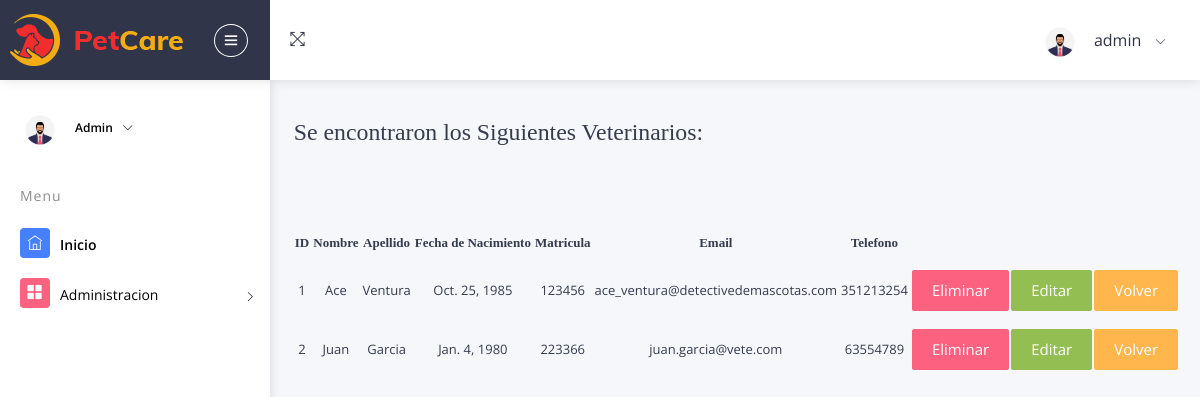
Screenshot of /AppVet/busquedaVeteAll/ (signed in) with the database file from the repository.
### AppVet/models.py (models this page shows, shortened)
class DatosVeterinarios(models.Model):
    nombreVet = models.CharField(max_length=30)
    apellidoVet = models.CharField(max_length=30)
    fechaNacimientoVet = models.DateField()
    matriculaVet = models.IntegerField()
    emailVet = models.EmailField(max_length=254)
    telefonoVet = models.IntegerField()

### AppVet/views.py (the view)
# urls.py: path('busquedaVeteAll/', views.busquedaVeteAll, name="busquedaVeteAll"),
@ login_required
def busquedaVeteAll(request):
    veterinarios = DatosVeterinarios.objects.all()
    return render(request, "AppVet/App/Veterinario/busqueda_veterinarioall.html", {"username": obtenerUser(request), "veterinarios": veterinarios, "avatar": obtenerAvatar(request)})

### AppVet/views.py (called while the page is built)
@ login_required
def obtenerAvatar(request):
    lista = Avatar.objects.filter(user=request.user)
    if len(lista) != 0:
        imagen = lista[0].imagen.url
    else:
        imagen = "/media/avatares/avatarpordefecto.png"
    return imagen

@ login_required
def obtenerUser(request):
    username = request.user.username
    return username

### AppVet/templates/AppVet/App/Veterinario/busqueda_veterinarioall.html (shortened to what this page needs)
{% extends "AppVet/App/app_admin.html" %} {% load static %}  {% block contenido_que_cambia %}
<h2 style="font-family: cursive">
  Se encontraron los Siguientes Veterinarios:
</h2>
<br />
{% if veterinarios %}
<table>
  <tr>
    <h3>
      <th width="20px" style="font-family: cursive">
        <p align="center">ID</p>
      </th>
      <th width="20px"><p align="center"></p></th>
      <th width="30" style="font-family: cursive">
        <p align="center">Nombre</p>
      </th>
      <th width="20px"><p align="center"></p></th>
      <th width="30" style="font-family: cursive">
        <p align="center">Apellido</p>
      </th>
      <th width="20px"><p align="center"></p></th>
      <th width="20" style="font-family: cursive">
        <p align="center">Fecha de Nacimiento</p>
      </th>
      <th width="20px"><p align="center"></p></th>
      <th width="10" style="font-family: cursive">
        <p align="center">Matricula</p>
      </th>
      <th width="20px"><p align="center"></p></th>
      <th width="50" style="font-family: cursive">
        <p align="center">Email</p>
      </th>
      <th width="20px"><p align="center"></p></th>
      <th width="10" style="font-family: cursive">
        <p align="center">Telefono</p>
      </th>
      <th width="20px"><p align="center"></p></th>
      <th width="10">
      </th>
      <th width="10">
      </th>
    </h3>
  </tr>
  {% for veterinario in veterinarios %}
  <tr>
    <h3>
      <td width="20"><p align="center">{{veterinario.id}}</p></td>
      <th width="20px"><p align="center"></p></th>
      <td width="50"><p align="center">{{veterinario.nombreVet}}</p></td>
      <th width="20px"><p align="center"></p></th>
      <td width="50"><p align="center">{{veterinario.apellidoVet}}</p></td>
      <th width="20px"><p align="center"></p></th>
      <td width="50">
        <p align="center">{{veterinario.fechaNacimientoVet}}</p>
      </td>
      <th width="20px"><p align="center"></p></th>
      <td width="50"><p align="center">{{veterinario.matriculaVet}}</p></td>
      <th width="20px"><p align="center"></p></th>
      <td width="50"><p align="center">{{veterinario.emailVet}}</p></td>
      <th width="20px"><p align="center"></p></th>
      <td width="50"><p align="center">{{veterinario.telefonoVet}}</p></td>
      <th width="20px"><p align="center"></p></th>
    </h3>
    <td width="50">
      <p align="center">
        <a
          class="btn btn-danger"
          href="{% url 'eliminarVeterinario' veterinario.id %}"
        >
          Eliminar
        </a>
      </p>
    </td>
    <td width="50">
      <p align="center">
        <a
          class="btn btn-success"
          href="{% url 'modificarVeterinario' veterinario.id %}"
        >
          Editar
        </a>
      </p>
    </td>
    <td width="50">
      <p align="center">
        <a class="btn btn-warning" href="{% url 'inicioVete' %}">Volver</a>
      </p>
    </td>
  </tr>
  <br />
  {% endfor %} {% else %}
  <p>No se encontraron Veterinarios</p>
  {% endif %} {% endblock %}

### AppVet/templates/AppVet/App/app_admin.html (shortened to what this page needs)
<!DOCTYPE html>
<html lang="en">
  <head>
    {% load static %}
    <link
      rel="stylesheet"
      type="text/css"
      href="{% static 'App/assets/css/bootstrap/css/bootstrap.min.css' %}"
    />
    <link
      rel="stylesheet"
      type="text/css"
      href="{% static 'App/assets/icon/themify-icons/themify-icons.css' %}"
    />
    <link
      rel="stylesheet"
      type="text/css"
      href="{% static 'App/assets/icon/icofont/css/icofont.css' %}"
    />
    <link
      rel="stylesheet"
      type="text/css"
      href="{% static 'App/assets/css/style.css' %}"
    />
    <link
      rel="stylesheet"
      type="text/css"
      href="{% static 'App/assets/css/jquery.mCustomScrollbar.css' %}"
    />
  </head>
  <body>
    <div id="pcoded" class="pcoded">
      <div class="pcoded-container navbar-wrapper">
        <nav class="navbar header-navbar pcoded-header">
          <div class="navbar-wrapper">
            <div class="navbar-logo">
              <a class="mobile-menu" id="mobile-collapse" href="#!">
                <i class="ti-menu"></i>
              </a>
              <a href="{% url 'index' %}">
                <img
                  class="img-fluid"
                  src="{% static 'App/assets/images/logo_pet.png' %}"
                  alt="Theme-Logo"
                />
              </a>
            </div>
            <div class="navbar-container container-fluid">
              <ul class="nav-left">
                <li>
                  <a href="#!" onclick="javascript:toggleFullScreen()">
                    <i class="ti-fullscreen"></i>
                  </a>
                </li>
              </ul>
              <ul class="nav-right">
                <li class="user-profile header-notification">
                  <a href="#!">
                    <img
                      src="{{ avatar }}"
                      class="img-radius"
                      alt="User-Profile-Image"
                    />
                    <span>{{ username }}</span>
                    <i class="ti-angle-down"></i>
                  </a>
                </li>
              </ul>
            </div>
          </div>
        </nav>
        <div class="pcoded-main-container">
          <div class="pcoded-wrapper">
            <nav class="pcoded-navbar">
              <div class="pcoded-inner-navbar main-menu">
                <div class="">
                  <div class="main-menu-header">
                    <img
                      class="img-40 img-radius"
                      src="{{ avatar }}"
                      alt=""
                    />
                    <div class="user-details">
                      <span id="more-details"
                        >{{ username }}<i class="ti-angle-down"></i
                      ></span>
                    </div>
                  </div>
                </div>
                <div
                  class="pcoded-navigatio-lavel"
                  data-i18n="nav.category.navigation"
                >
                  Menu
                </div>
                <ul class="pcoded-item pcoded-left-item">
                  <li class="active">
                    <a href="{% url 'appAdmin' %}">
                      <span class="pcoded-micon"
                        ><i class="ti-home"></i><b>D</b></span
                      >
                      <span class="pcoded-mtext" data-i18n="nav.dash.main"
                        >Inicio</span
                      >
                    </a>
                  </li>
                  <li class="pcoded-hasmenu">
                    <a href="javascript:void(0)">
                      <span class="pcoded-micon"
                        ><i class="ti-layout-grid2-alt"></i
                      ></span>
                      <span
                        class="pcoded-mtext"
                        data-i18n="nav.basic-components.main"
                        >Administracion</span
                      >
                    </a>
            </nav>
            <div class="pcoded-content">
              <div class="pcoded-inner-content">
                <div class="main-body">
                  <div class="page-wrapper">
                    <div class="page-body">
                      <div class="row">
                        <div >
                          <div >
                            <div class="card-block-small">
                            {% block contenido_que_cambia %}{% endblock %}
                            </div>
                          </div>
                        </div>
                      </div>
                    </div>
                  </div>
                </div>
              </div>
            </div>
          </div>
        </div>
      </div>
    </div>
  </body>
</html>

### rows the page displays
DatosVeterinarios: id "1", nombreVet "Ace", apellidoVet "Ventura", fechaNacimientoVet "Oct. 25, 1985", matriculaVet "123456", emailVet "ace_ventura@detectivedemascotas.com", telefonoVet "351213254"
DatosVeterinarios: id "2", nombreVet "Juan", apellidoVet "Garcia", fechaNacimientoVet "Jan. 4, 1980", matriculaVet "223366", emailVet "juan.garcia@vete.com", telefonoVet "63554789"

### other values shown
{{ username }} "admin"
{{ username }} "Admin"
